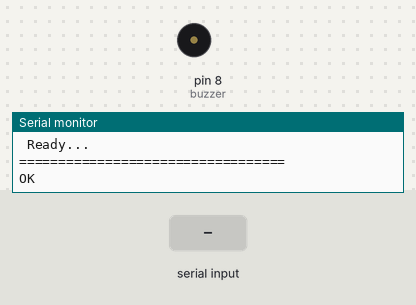
The sketch below on a simulated Arduino Uno, built with avr-gcc and run on an emulated ATmega328P. On the bench: buzzer (waves = sounding, pin HIGH), the last lines printed to the serial monitor. The inputs (shaded band) are chosen by the test bench. The modem accepts every AT command (registered, SIM ready, sends succeed) and sends nothing else.

Above: at 10.2 s.
10.3 s: "ELEPHANT\n" received over Serial
At 11.2 s:
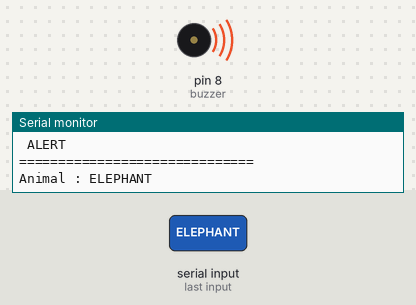
Timing chart, 0 to 16.9 s (numbered marks = the images above; inputs shaded):
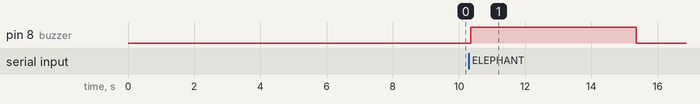

The sketch:

sketch_jul1a.ino
```cpp
#include <SoftwareSerial.h>

SoftwareSerial sim800(2, 3);   // Arduino RX=2, TX=3

const int buzzer = 8;

// Change this to your phone number
const String phoneNumber = "+919496116129";

unsigned long lastCallTime = 0;
const unsigned long callCooldown = 1000;   // 2 minutes

void setup() {

  pinMode(buzzer, OUTPUT);
  digitalWrite(buzzer, LOW);

  Serial.begin(9600);
  sim800.begin(9600);

  delay(8000);

  Serial.println("==================================");
  Serial.println(" FloraSync Animal Alert System");
  Serial.println(" Ready...");
  Serial.println("==================================");

  sim800.println("AT");
  delay(1000);

  while (sim800.available())
    Serial.write(sim800.read());
}

void loop() {

  if (Serial.available()) {

    String animal = Serial.readStringUntil('\n');

    animal.trim();
    animal.toUpperCase();

    Serial.print("Detected : ");
    Serial.println(animal);

    if (millis() - lastCallTime < callCooldown) {
      Serial.println("Call skipped (Cooldown Active)");
      return;
    }

    if (animal == "ELEPHANT") {

      callFarmer("ELEPHANT");

    }
    else if (animal == "BOAR") {

      callFarmer("BOAR");

    }
    else if (animal == "TIGER") {

      callFarmer("TIGER");

    }
    else {

      Serial.println("Unknown Animal");

    }

  }

}

void callFarmer(String animal) {

  lastCallTime = millis();

  Serial.println("\n==============================");
  Serial.println(" ALERT ");
  Serial.println("==============================");

  Serial.print("Animal : ");
  Serial.println(animal);

  // Buzzer
  digitalWrite(buzzer, HIGH);
  delay(5000);
  digitalWrite(buzzer, LOW);

  while (sim800.available())
    sim800.read();

  Serial.println("Calling Farmer...");

  sim800.println("AT");
  delay(1000);

  while (sim800.available())
    Serial.write(sim800.read());

  sim800.print("ATD");
  sim800.print(phoneNumber);
  sim800.println(";");

  Serial.println("Call Started");

  // Ring for 30 seconds
  delay(30000);

  sim800.println("ATH");

  delay(1000);

  while (sim800.available())
    Serial.write(sim800.read());

  Serial.println("Call Ended");
  Serial.println();

}
```

Measured:
- after the input at 10.3 s, pin 8 (buzzer): LOW → HIGH after 0.06 s, → LOW 5.0 s later
